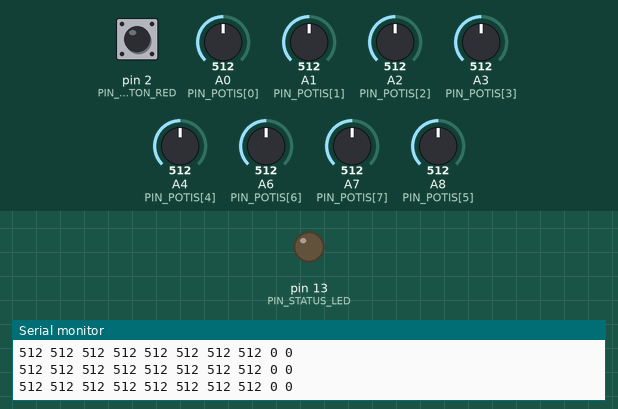
Simulated run of this sketch. Board: Arduino Mega 2560, built with avr-gcc and run on an emulated ATmega2560. Shown: output pins drawn as LEDs (lit = HIGH), the last lines printed to the serial monitor. Dashed ring = blinking. The test bench sets the inputs (shaded band); at power-on: pin 2 (PIN_BUTTON_RED) HIGH, A0 (PIN_POTIS[0]) = 512, A1 (PIN_POTIS[1]) = 512, A2 (PIN_POTIS[2]) = 512, A3 (PIN_POTIS[3]) = 512, A4 (PIN_POTIS[4]) = 512, A6 (PIN_POTIS[6]) = 512, A7 (PIN_POTIS[7]) = 512, A8 (PIN_POTIS[5]) = 512.

Above: at 1.2 s.
1.3 s: pin 2 (PIN_BUTTON_RED) pulled LOW for 3.2 s
At 2.1 s:
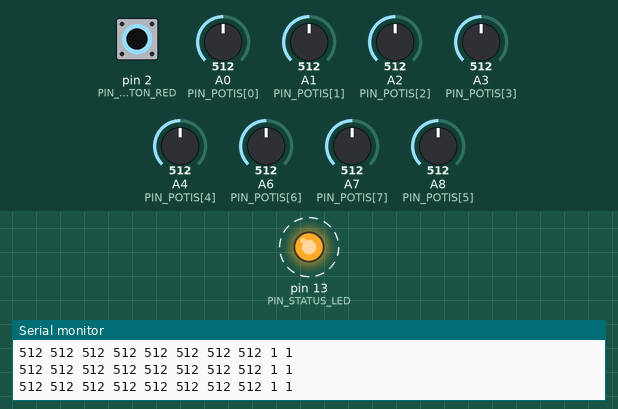
6.0 s: pin 2 (PIN_BUTTON_RED) pulled LOW for 0.15 s
At 7.2 s:
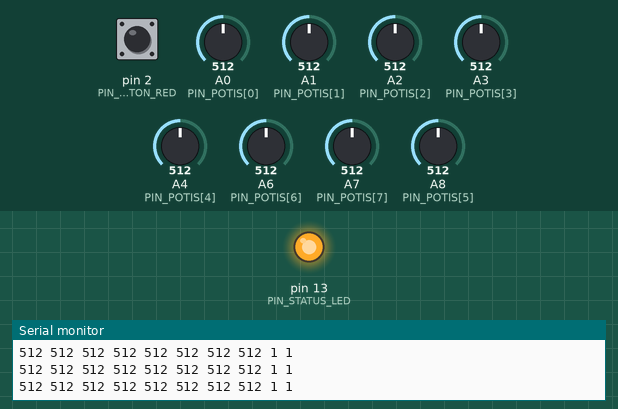
7.6 s: A0 (PIN_POTIS[0]) set to 105
10.6 s: A0 (PIN_POTIS[0]) set to 93
12.1 s: A1 (PIN_POTIS[1]) set to 104
13.6 s: A1 (PIN_POTIS[1]) set to 89
Timing chart, 0 to 16.6 s (numbered marks = the images above; inputs shaded):
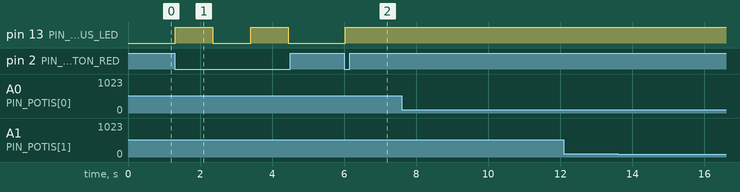

The sketch:

Panel-Parameters.ino
```cpp
/**
 * Panel-Parameters.ino
 * Transfer the potentiometer parameters and the start/silence
 * button to Max msp
 * Board: Arduino Mega
 */

const int PIN_POTIS[] = {A0, A1, A2, A3, A4, A8, A6, A7};
const int PIN_STATUS_LED = 13;
const int PIN_BUTTON_RED = 2;

const int REFRESH_INTERVAL_SILENCE = 1000;
const int REFRESH_CYCLE = 50;

int potis[8];

boolean started;
boolean active;
boolean ended;

boolean buttonRed;

unsigned long buttonRedPress;


void setup() {
	Serial.begin(9600);

	pinMode(PIN_STATUS_LED, OUTPUT);
	pinMode(PIN_BUTTON_RED, INPUT_PULLUP);

	for(int i = 0; i < 8; i++){
	    potis[i] = 0;
	}

	started = false;
	active = false;
	ended = false;

	buttonRed = false;

	buttonRedPress = 0;

}

void loop() {

	for(int i = 0; i < 8; i++) {
		potis[i] = analogRead(PIN_POTIS[i]);
	}

	buttonRed = !digitalRead(PIN_BUTTON_RED);

	if (!ended) {

		if (millis() > buttonRedPress + REFRESH_INTERVAL_SILENCE && buttonRed) {
			if (!started) {
				started = true;
				active = true;
			} else {
				active = !active;
			}
			buttonRedPress = millis();
		}

		buttonRed = digitalRead(PIN_BUTTON_RED);

		if (started && active) {
			digitalWrite(PIN_STATUS_LED, HIGH);
		} else {
			digitalWrite(PIN_STATUS_LED, LOW);
		}
	}

	// Serial Output
	// 1023 1023 1023 1023 1023 1023 1023 1023 1 1
	// poti1 poti2 poti3 poti4 poti5 poti6 poti7 poti8 started active

	for(int i = 0; i < 8; i++) {
		Serial.print(potis[i]);
		Serial.print(" ");
	}
	Serial.print(started);
	Serial.print(" ");
	Serial.println(active);

	delay(REFRESH_CYCLE);

}
```

Measured:
- after the input at 1.3 s, pin 13 (PIN_STATUS_LED): alternates HIGH for 1.0 s and LOW for 1.0 s, starting at once
- after the input at 6.0 s, pin 13 (PIN_STATUS_LED): LOW → HIGH at once
